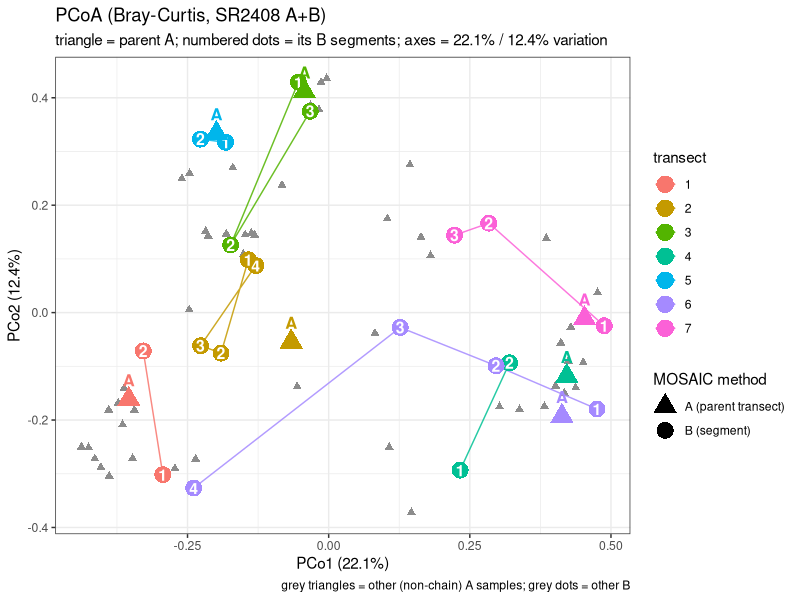
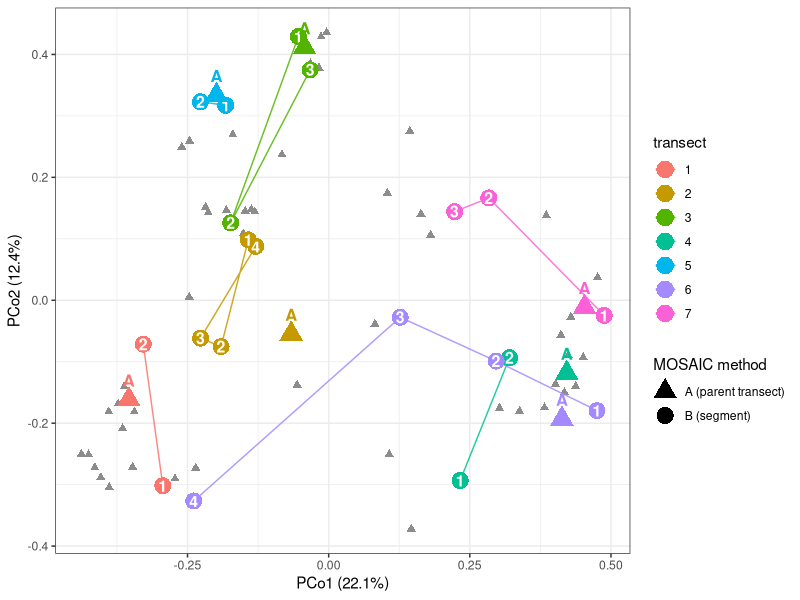

Generate these figures, in order, with R:
# =============================================================================
# Q3 ordination — PCoA of the SR2408 A+B community (Bray-Curtis)
# =============================================================================
# Figure: PCoA (metric MDS) on Bray-Curtis of the SR2408 A+B community — the
#     metric, interpretable-axes ordination; each chain's B segments connected
#     in order, parent A marked.
# Also computed and reported to the console (NOT plotted): partial distance-based
#     RDA on the B SEGMENTS only, community ~ distance_from_origin +
#     Condition(chain) — does composition change with position ALONG the transect
#     after removing between-transect (chain / parent-A) differences? "chain" is
#     the parent-A grouping (the condition). Kept as a stat, dropped from the figure.
# Read depth controlled by relative abundance. Exploratory: 20 B segments, 7
# chains (SR2408, offshore-heavy).
# Inputs : outputs/MOSAIC_taxnamed_{sample_data,otu_table}_metadata_filtered.csv
# Output : outputs/v5/figures/transect_source/transect_PCoA_ordination.pdf
# =============================================================================

suppressMessages({library(vegan); library(ggplot2); library(patchwork)})
dir.create("outputs/v5/figures/transect_source", recursive = TRUE, showWarnings = FALSE)
set.seed(42)

md  <- read.csv("outputs/MOSAIC_taxnamed_sample_data_metadata_filtered.csv",
                row.names = 1, stringsAsFactors = FALSE)
otu <- read.csv("outputs/MOSAIC_taxnamed_otu_table_metadata_filtered.csv",
                row.names = 1, check.names = FALSE)
otu <- otu[, rownames(md), drop = FALSE]
otu_filt <- t(rowsum(t(otu), group = md$FilterID))
relab    <- sweep(otu_filt, 2, pmax(colSums(otu_filt), 1), "/")
hav <- function(a, b, c, d) { R <- 6371; p <- pi/180
  x <- sin((c-a)*p/2)^2 + cos(a*p)*cos(c*p)*sin((d-b)*p/2)^2; 2*R*asin(pmin(1, sqrt(x))) }

fm <- md[!duplicated(md$FilterID), ]
fm$t0 <- as.numeric(as.POSIXct(fm$datetime_start, tz = "UTC"))
fm$t1 <- as.numeric(as.POSIXct(fm$datetime_end,   tz = "UTC"))
fm <- fm[order(fm$Cruise, fm$t0), ]
isB <- fm$Collection.method == "MOSAIC-B"
isA <- fm$Collection.method == "MOSAIC-A"
Bidx <- which(isB)
# Group each MOSAIC-B segment with its parent MOSAIC-A (same cruise, greatest temporal
# overlap), keeping parent-A transects with >= 2 B segments. Grouping by parent-A rather
# than by runs of consecutive B rows is robust to a parent-A that shares a start time with
# its first B segment (which otherwise interleaves the A between two B's, splits the chain,
# and drops segments; e.g. parent-A F005 and F065's first segment F064).
pA <- vapply(Bidx, function(b) {
  cand <- which(isA & fm$Cruise == fm$Cruise[b] &
                pmin(fm$t1, fm$t1[b]) > pmax(fm$t0, fm$t0[b]))
  if (!length(cand)) return(NA_character_)
  fm$FilterID[cand[which.max(pmin(fm$t1[cand], fm$t1[b]) - pmax(fm$t0[cand], fm$t0[b]))]]
}, character(1))
grp  <- split(Bidx, pA)
grp  <- grp[vapply(grp, length, 1L) >= 2]
mult <- lapply(grp, function(ix) ix[order(fm$t0[ix])])
chains <- mult

# B-segment table: distance from origin + chain (= parent-A grouping)
segrows <- list(); pa_rows <- list()
for (ci in seq_along(mult)) {
  ix <- mult[[ci]]; cw0 <- min(fm$t0[ix]); cw1 <- max(fm$t1[ix])
  Ai <- which(fm$Collection.method == "MOSAIC-A" & fm$Cruise == fm$Cruise[ix[1]] &
              pmin(fm$t1, cw1) > pmax(fm$t0, cw0))
  if (length(Ai)) pa_rows[[length(pa_rows) + 1]] <-
    data.frame(chain = factor(ci), parentA = fm$FilterID[Ai[1]])
  cum <- 0
  for (j in seq_along(ix)) {
    b <- ix[j]
    seglen <- hav(fm$Latitude.start[b], fm$Longitude.start[b], fm$Latitude.end[b], fm$Longitude.end[b])
    segrows[[length(segrows) + 1]] <- data.frame(
      filter = fm$FilterID[b], chain = factor(ci), seg = j, dist_km = cum + seglen / 2)
    cum <- cum + seglen
  }
}
segdf  <- do.call(rbind, segrows)
pa_map <- do.call(rbind, pa_rows)      # chain -> its parent-A transect

# ---------------------------------------------------------------------------
# (a) PCoA of SR2408 A + B (Bray-Curtis)
# ---------------------------------------------------------------------------
ab   <- fm$FilterID[fm$Cruise == "SR2408" & fm$Collection.method %in% c("MOSAIC-A", "MOSAIC-B")]
comm <- t(relab[, ab, drop = FALSE]); comm <- comm[, colSums(comm) > 0, drop = FALSE]
D    <- vegdist(comm, "bray")
pco  <- cmdscale(D, k = 2, eig = TRUE)
ve   <- round(100 * pco$eig[1:2] / sum(pco$eig[pco$eig > 0]), 1)
sc   <- data.frame(PCo1 = pco$points[, 1], PCo2 = pco$points[, 2], filter = ab)
sc$chain <- segdf$chain[match(sc$filter, segdf$filter)]
sc$seg   <- segdf$seg[match(sc$filter, segdf$filter)]
sc$isB   <- sc$filter %in% segdf$filter
# assign each PARENT A its chain so it plots (as a triangle) with its own B series
sc$chain[match(pa_map$parentA, sc$filter)] <- pa_map$chain
sc$isParentA <- sc$filter %in% pa_map$parentA
sc$isA <- fm$Collection.method[match(sc$filter, fm$FilterID)] == "MOSAIC-A"
seg_pts <- sc[sc$isB, ]; seg_pts <- seg_pts[order(seg_pts$chain, seg_pts$seg), ]
pa_pts  <- sc[sc$isParentA, ]
# shape encodes MOSAIC method (A = parent transect vs B = segment) -> its own legend
seg_pts$role <- "B (segment)"; pa_pts$role <- "A (parent transect)"

pa <- ggplot(sc, aes(PCo1, PCo2)) +
  geom_point(data = subset(sc, is.na(chain) & !isA), colour = "grey80", size = 1.4) +
  geom_point(data = subset(sc, isA & !isParentA), shape = 17, colour = "grey55", size = 2) +
  geom_path(data = seg_pts, aes(group = chain, colour = chain),
            arrow = grid::arrow(length = grid::unit(0.1, "cm")), alpha = 0.85) +
  geom_point(data = seg_pts, aes(colour = chain, shape = role), size = 5.4) +
  geom_text(data = seg_pts, aes(label = seg), size = 4.0, fontface = "bold", colour = "white") +
  # parent A of each chain: large triangle in the chain colour, labelled A
  geom_point(data = pa_pts, aes(colour = chain, shape = role), size = 5.6) +
  geom_text(data = pa_pts, aes(label = "A", colour = chain),
            vjust = -1.1, size = 4.2, fontface = "bold", show.legend = FALSE) +
  scale_shape_manual(name = "MOSAIC method",
                     values = c(`A (parent transect)` = 17, `B (segment)` = 16)) +
  guides(colour = guide_legend(order = 1, override.aes = list(shape = 16)),
         shape  = guide_legend(order = 2, override.aes = list(colour = "black"))) +
  labs(title = "PCoA (Bray-Curtis, SR2408 A+B)",
       subtitle = sprintf("triangle = parent A; numbered dots = its B segments; axes = %.1f%% / %.1f%% variation", ve[1], ve[2]),
       caption = "grey triangles = other (non-chain) A samples; grey dots = other B",
       x = sprintf("PCo1 (%.1f%%)", ve[1]), y = sprintf("PCo2 (%.1f%%)", ve[2]),
       colour = "transect") + theme_bw()

# ---------------------------------------------------------------------------
# (b) partial db-RDA: B segments ~ dist_km + Condition(chain)
# ---------------------------------------------------------------------------
bcomm <- t(relab[, segdf$filter, drop = FALSE]); bcomm <- bcomm[, colSums(bcomm) > 0, drop = FALSE]
dbr   <- dbrda(bcomm ~ dist_km + Condition(chain), data = segdf, distance = "bray")
ant   <- anova(dbr, permutations = 999)
prop_constr <- 100 * dbr$CCA$tot.chi / dbr$tot.chi
Fval <- ant$F[1]; pval <- ant$`Pr(>F)`[1]
cat(sprintf("db-RDA (B segments ~ distance + Condition(chain)): constrained = %.1f%% of variation | F = %.2f, p = %.3f\n",
            prop_constr, Fval, pval))

ggsave("outputs/v5/figures/transect_source/transect_PCoA_ordination.pdf",
       pa, width = 8, height = 6, device = grDevices::cairo_pdf)
cat("Saved: outputs/v5/figures/transect_source/transect_PCoA_ordination.pdf\n")

# clean title-less panel for manuscript assembly (Fig 6)
dir.create("outputs/v5/figures/panels", recursive = TRUE, showWarnings = FALSE)
ggsave("outputs/v5/figures/panels/panel_q3_pcoa.pdf",
       pa + labs(title = NULL, subtitle = NULL, caption = NULL),
       width = 5.5, height = 4.5, device = grDevices::cairo_pdf)
saveRDS(pa + labs(title = NULL, subtitle = NULL, caption = NULL),
        "outputs/v5/figures/panels/pcoa_obj.rds")   # for assembly
